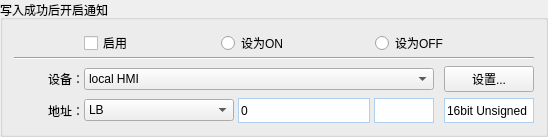
           <widget class="QGroupBox" name="enableConfirmAfterOpened">
            <property name="geometry">
             <rect>
              <x>10</x>
              <y>590</y>
              <width>541</width>
              <height>121</height>
             </rect>
            </property>
            <property name="title">
             <string>写入成功后开启通知</string>
            </property>
            <layout class="QVBoxLayout" name="verticalLayout_38">
             <property name="spacing">
              <number>2</number>
             </property>
             <item>
              <layout class="QHBoxLayout" name="horizontalLayout_70">
               <item>
                <spacer name="horizontalSpacer_119">
                 <property name="orientation">
                  <enum>Qt::Horizontal</enum>
                 </property>
                 <property name="sizeType">
                  <enum>QSizePolicy::Fixed</enum>
                 </property>
                 <property name="sizeHint" stdset="0">
                  <size>
                   <width>70</width>
                   <height>20</height>
                  </size>
                 </property>
                </spacer>
               </item>
               <item>
                <widget class="QCheckBox" name="WatchAddrEnable">
                 <property name="text">
                  <string>启用</string>
                 </property>
                </widget>
               </item>
               <item>
                <spacer name="horizontalSpacer_123">
                 <property name="orientation">
                  <enum>Qt::Horizontal</enum>
                 </property>
                 <property name="sizeHint" stdset="0">
                  <size>
                   <width>40</width>
                   <height>20</height>
                  </size>
                 </property>
                </spacer>
               </item>
               <item>
                <widget class="QRadioButton" name="enableConfirmSaveAsOn">
                 <property name="text">
                  <string>设为ON</string>
                 </property>
                </widget>
               </item>
               <item>
                <spacer name="horizontalSpacer_124">
                 <property name="orientation">
                  <enum>Qt::Horizontal</enum>
                 </property>
                 <property name="sizeHint" stdset="0">
                  <size>
                   <width>40</width>
                   <height>20</height>
                  </size>
                 </property>
                </spacer>
               </item>
               <item>
                <widget class="QRadioButton" name="enableConfirmSaveAsOff">
                 <property name="text">
                  <string>设为OFF</string>
                 </property>
                </widget>
               </item>
               <item>
                <spacer name="horizontalSpacer_120">
                 <property name="orientation">
                  <enum>Qt::Horizontal</enum>
                 </property>
                 <property name="sizeHint" stdset="0">
                  <size>
                   <width>40</width>
                   <height>20</height>
                  </size>
                 </property>
                </spacer>
               </item>
              </layout>
             </item>
             <item>
              <widget class="QWidget" name="enableConfirmSubWidget" native="true">
               <layout class="QVBoxLayout" name="verticalLayout_39">
                <property name="leftMargin">
                 <number>0</number>
                </property>
                <property name="topMargin">
                 <number>0</number>
                </property>
                <property name="rightMargin">
                 <number>0</number>
                </property>
                <property name="bottomMargin">
                 <number>0</number>
                </property>
                <item>
                 <widget class="Line" name="NoticeLine_5">
                  <property name="orientation">
                   <enum>Qt::Horizontal</enum>
                  </property>
                 </widget>
                </item>
                <item>
                 <layout class="QHBoxLayout" name="horizontalLayout_71">
                  <property name="spacing">
                   <number>0</number>
                  </property>
                  <item>
                   <widget class="QLabel" name="WatchAddrDevType">
                    <property name="minimumSize">
                     <size>
                      <width>70</width>
                      <height>0</height>
                     </size>
                    </property>
                    <property name="maximumSize">
                     <size>
                      <width>70</width>
                      <height>16777215</height>
                     </size>
                    </property>
                    <property name="text">
                     <string>设备：</string>
                    </property>
                    <property name="alignment">
                     <set>Qt::AlignRight|Qt::AlignTrailing|Qt::AlignVCenter</set>
                    </property>
                   </widget>
                  </item>
                  <item>
                   <widget class="QComboBox" name="FuncDevCombbox_5">
                    <property name="minimumSize">
                     <size>
                      <width>350</width>
                      <height>0</height>
                     </size>
                    </property>
                    <property name="maximumSize">
                     <size>
                      <width>350</width>
                      <height>16777215</height>
                     </size>
                    </property>
                    <item>
                     <property name="text">
                      <string>local HMI</string>
                     </property>
                    </item>
                   </widget>
                  </item>
                  <item>
                   <spacer name="horizontalSpacer_121">
                    <property name="orientation">
                     <enum>Qt::Horizontal</enum>
                    </property>
                    <property name="sizeType">
                     <enum>QSizePolicy::Fixed</enum>
                    </property>
                    <property name="sizeHint" stdset="0">
                     <size>
                      <width>10</width>
                      <height>20</height>
                     </size>
                    </property>
                   </spacer>
                  </item>
                  <item>
                   <widget class="QPushButton" name="WatchAddrSetBtn">
                    <property name="minimumSize">
                     <size>
                      <width>90</width>
                      <height>0</height>
                     </size>
                    </property>
                    <property name="maximumSize">
                     <size>
                      <width>90</width>
                      <height>16777215</height>
                     </size>
                    </property>
                    <property name="text">
                     <string>设置...</string>
                    </property>
                   </widget>
                  </item>
                 </layout>
                </item>
                <item>
                 <layout class="QHBoxLayout" name="horizontalLayout_72">
                  <property name="spacing">
                   <number>0</number>
                  </property>
                  <item>
                   <widget class="QLabel" name="FuncAddrLabel_5">
                    <property name="minimumSize">
                     <size>
                      <width>70</width>
                      <height>0</height>
                     </size>
                    </property>
                    <property name="maximumSize">
                     <size>
                      <width>70</width>
                      <height>16777215</height>
                     </size>
                    </property>
                    <property name="text">
                     <string>地址：</string>
                    </property>
                    <property name="alignment">
                     <set>Qt::AlignRight|Qt::AlignTrailing|Qt::AlignVCenter</set>
                    </property>
                   </widget>
                  </item>
                  <item>
                   <widget class="QComboBox" name="WatchAddrType">
                    <property name="minimumSize">
                     <size>
                      <width>150</width>
                      <height>0</height>
                     </size>
                    </property>
                    <property name="maximumSize">
                     <size>
                      <width>16777215</width>
                      <height>16777215</height>
                     </size>
                    </property>
                    <item>
                     <property name="text">
                      <string>LB</string>
                     </property>
                    </item>
                    <item>
                     <property name="text">
                      <string>RW_A_Bit</string>
                     </property>
                    </item>
                    <item>
                     <property name="text">
                      <string>RW_Bit</string>
                     </property>
                    </item>
                    <item>
                     <property name="text">
                      <string>LW_Bit</string>
                     </property>
                    </item>
                    <item>
                     <property name="text">
                      <string>RBI</string>
                     </property>
                    </item>
                   </widget>
                  </item>
                  <item>
                   <spacer name="horizontalSpacer_125">
                    <property name="orientation">
                     <enum>Qt::Horizontal</enum>
                    </property>
                    <property name="sizeType">
                     <enum>QSizePolicy::Fixed</enum>
                    </property>
                    <property name="sizeHint" stdset="0">
                     <size>
                      <width>4</width>
                      <height>20</height>
                     </size>
                    </property>
                   </spacer>
                  </item>
                  <item>
                   <widget class="QLineEdit" name="lineEdit_57">
                    <property name="minimumSize">
                     <size>
                      <width>0</width>
                      <height>1</height>
                     </size>
                    </property>
                    <property name="maximumSize">
                     <size>
                      <width>16777215</width>
                      <height>25</height>
                     </size>
                    </property>
                    <property name="styleSheet">
                     <string notr="true">
border:1px solid rgba(174,209,239,1);</string>
                    </property>
                    <property name="text">
                     <string>0</string>
                    </property>
                   </widget>
                  </item>
                  <item>
                   <spacer name="horizontalSpacer_126">
                    <property name="orientation">
                     <enum>Qt::Horizontal</enum>
                    </property>
                    <property name="sizeType">
                     <enum>QSizePolicy::Fixed</enum>
                    </property>
                    <property name="sizeHint" stdset="0">
                     <size>
                      <width>4</width>
                      <height>20</height>
                     </size>
                    </property>
                   </spacer>
                  </item>
                  <item>
                   <widget class="QLineEdit" name="lineEdit_58">
                    <property name="minimumSize">
                     <size>
                      <width>60</width>
                      <height>25</height>
                     </size>
                    </property>
                    <property name="maximumSize">
                     <size>
                      <width>60</width>
                      <height>25</height>
                     </size>
                    </property>
                    <property name="styleSheet">
                     <string notr="true">
border:1px solid rgba(174,209,239,1);</string>
                    </property>
                   </widget>
                  </item>
                  <item>
                   <spacer name="horizontalSpacer_122">
                    <property name="orientation">
                     <enum>Qt::Horizontal</enum>
                    </property>
                    <property name="sizeType">
                     <enum>QSizePolicy::Fixed</enum>
                    </property>
                    <property name="sizeHint" stdset="0">
                     <size>
                      <width>10</width>
                      <height>20</height>
                     </size>
                    </property>
                   </spacer>
                  </item>
                  <item>
                   <widget class="QLineEdit" name="lineEdit_59">
                    <property name="minimumSize">
                     <size>
                      <width>90</width>
                      <height>25</height>
                     </size>
                    </property>
                    <property name="maximumSize">
                     <size>
                      <width>90</width>
                      <height>25</height>
                     </size>
                    </property>
                    <property name="layoutDirection">
                     <enum>Qt::LeftToRight</enum>
                    </property>
                    <property name="styleSheet">
                     <string notr="true">
border:1px solid rgba(174,209,239,1);</string>
                    </property>
                    <property name="text">
                     <string>16bit Unsigned</string>
                    </property>
                    <property name="alignment">
                     <set>Qt::AlignLeading|Qt::AlignLeft|Qt::AlignVCenter</set>
                    </property>
                   </widget>
                  </item>
                 </layout>
                </item>
               </layout>
              </widget>
             </item>
             <item>
              <spacer name="verticalSpacer_10">
               <property name="orientation">
                <enum>Qt::Vertical</enum>
               </property>
               <property name="sizeHint" stdset="0">
                <size>
                 <width>20</width>
                 <height>40</height>
                </size>
               </property>
              </spacer>
             </item>
            </layout>
           </widget>
